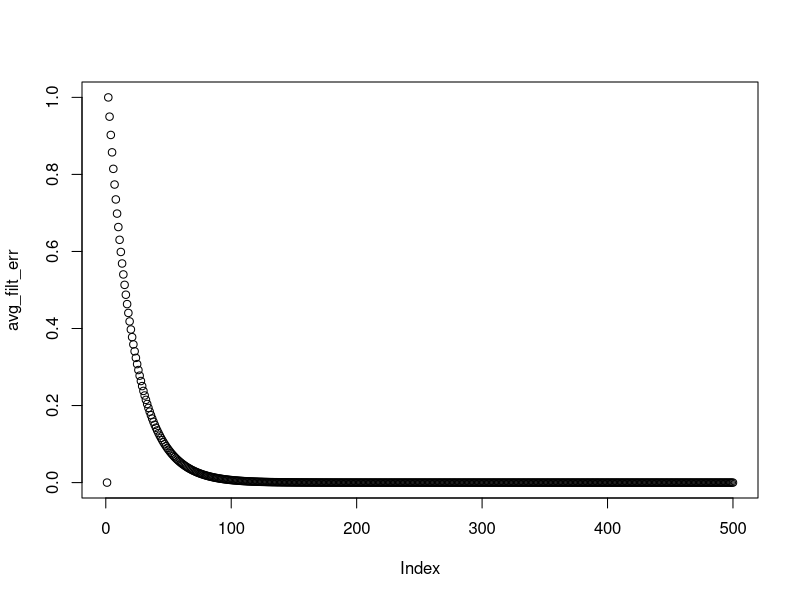

Here is the R script that generated this plot:
# extern crate rand;
#
#use std::f64::EPSILON;
EPSILON <- 10^(-6)
#use rand::distributions::{IndependentSample, Normal};
#
#extern crate gnuplot;
#
#use gnuplot::{Figure, Caption, Color};

#
#fn main() {
#  let trial_count = 100;
trial_count <- 100
#let signal_len = 500;
signal_len <- 500

#  let noise_std_dev = 0.96761;
noise_std_dev <- 0.96761
#  // AR process coefficient [n-1]
#let process = [-0.99];
process <- rep(-0.99, signal_len)
  
#let mut rand_gen = rand::OsRng::new().unwrap();

#let mut mmse: Vec<f64> = vec![0.0; signal_len];
mmse <- rep(0.0, signal_len)
#let mut avg_filt_err: Vec<f64> = vec![0.0; signal_len];
avg_filt_err <- rep(0.0, signal_len)

#let noise_dist = Normal::new(0.0, noise_std_dev);
  
 # for _ in 0..trial_count {
for (idx in 1:(trial_count+1 )) 
{
#    let mut sig_vec: Vec<f64> = Vec::with_capacity(signal_len);
    sig_vec <- rep(0.0, signal_len)
    
#    // Zero padding to start noise process
#    sig_vec.push(0.0);
    sig_vec[1] <- 0.0
    
    p1 <- rep(0.0, signal_len)
    
#    for n in 1..signal_len {
    for (n in 1:signal_len)
    {
#      let noise = noise_dist.ind_sample(&mut rand_gen);
      noise <- rnorm(1, 0, noise_std_dev)
#      let p1 = if n > 0 {
#        -process[0]*sig_vec[n-1]
#      } else {
#        0.0
#      };
      # was: 
      #p1[n] <-  if (n > 1) -process[1]*sig_vec[n-1] else 0.0
      p1[n] <-  if (n > 1) process[1]*sig_vec[n-1] else 0.0
      
#      sig_vec.push(noise + p1);
      sig_vec[n] <- noise + p1[n]
    }
    
#    let step_size = 0.05;
    step_size <- 0.05
    
#    let mut pred_vec: Vec<f64> = Vec::with_capacity(signal_len);
    pred_vec <- rep(0, signal_len)
    
#    let mut filt_coef: f64 = 0.0;    
    filt_coef <-  rep(0.0, signal_len)
    
#    // Zero padding to start filter process
#    pred_vec.push(0.0);
    pred_vec[1] <- 0.0
    
#    for sig_ind in 1..signal_len {
    for (sig_ind in seq(2,signal_len))
    {
      #let pred = filt_coef * sig_vec[sig_ind - 1];
      pred <-  filt_coef[sig_ind-1] * sig_vec[sig_ind - 1]
      #pred_vec.push(pred);
      pred_vec[sig_ind] <- pred
      #let err = sig_vec[sig_ind] - pred;
      #WAS: 
      #err <- sig_vec[sig_ind] - pred
      err <- p1[sig_ind] - pred
      #mmse[sig_ind] += err.powi(2) / trial_count as f64;
      mmse[sig_ind] <-  mmse[sig_ind] + err^2 / trial_count
      #filt_coef += step_size * sig_vec[sig_ind - 1] * err /
      #  (sig_vec[sig_ind - 1].powi(2) + EPSILON);
      filt_coef[sig_ind] <- filt_coef[sig_ind-1] + step_size * sig_vec[sig_ind - 1] * err /
        (sig_vec[sig_ind - 1]^2 + EPSILON)
      #avg_filt_err[sig_ind] += (process[0] - filt_coef).abs() / trial_count as f64;
      avg_filt_err[sig_ind] <-  avg_filt_err[sig_ind] + abs((process[1] - filt_coef[sig_ind-1])) / trial_count ;
    }
  
#  let x: Vec<usize> = (0..mmse.len()).collect();
#  let mut fg = Figure::new();
#  fg.axes2d()
#  .lines(&x, &mmse, &[Caption("MMSE"), Color("black")]);
#  
#  let mut fg2 = Figure::new();
#  fg2.axes2d()
#  .lines(&x, &avg_filt_err, &[Caption("Average filter error"), Color("red")]);
#  fg.show();
#  fg2.show();
}

plot(avg_filt_err)
